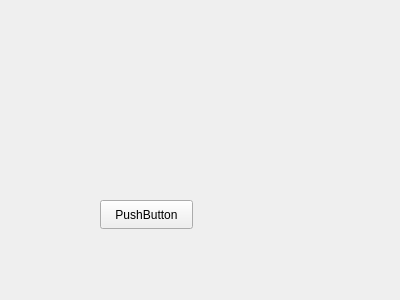
<?xml version="1.0" encoding="UTF-8"?>
<ui version="4.0">
 <class>TestQtWidget</class>
 <widget class="QWidget" name="TestQtWidget">
  <property name="geometry">
   <rect>
    <x>0</x>
    <y>0</y>
    <width>400</width>
    <height>300</height>
   </rect>
  </property>
  <property name="windowTitle">
   <string>TestQtWidget</string>
  </property>
  <widget class="QPushButton" name="pushButton">
   <property name="geometry">
    <rect>
     <x>100</x>
     <y>200</y>
     <width>93</width>
     <height>29</height>
    </rect>
   </property>
   <property name="text">
    <string>PushButton</string>
   </property>
  </widget>
 </widget>
 <resources/>
 <connections/>
</ui>
